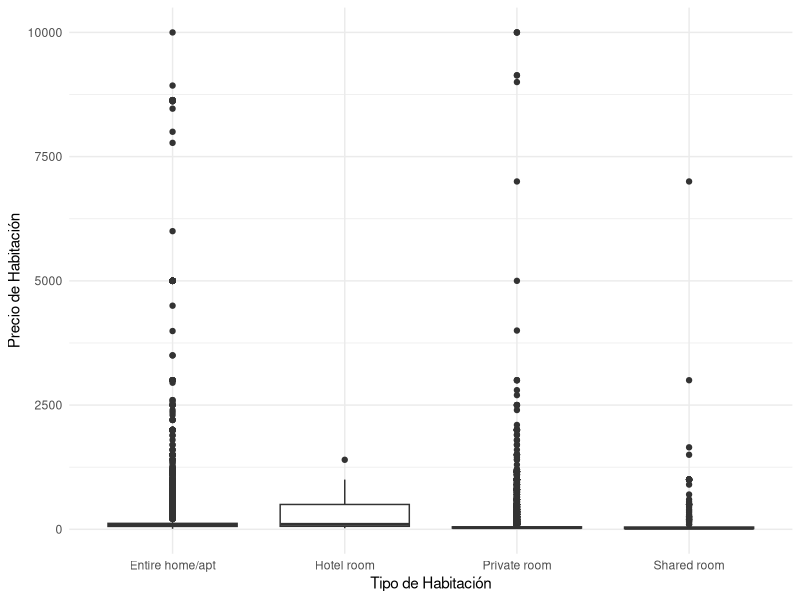
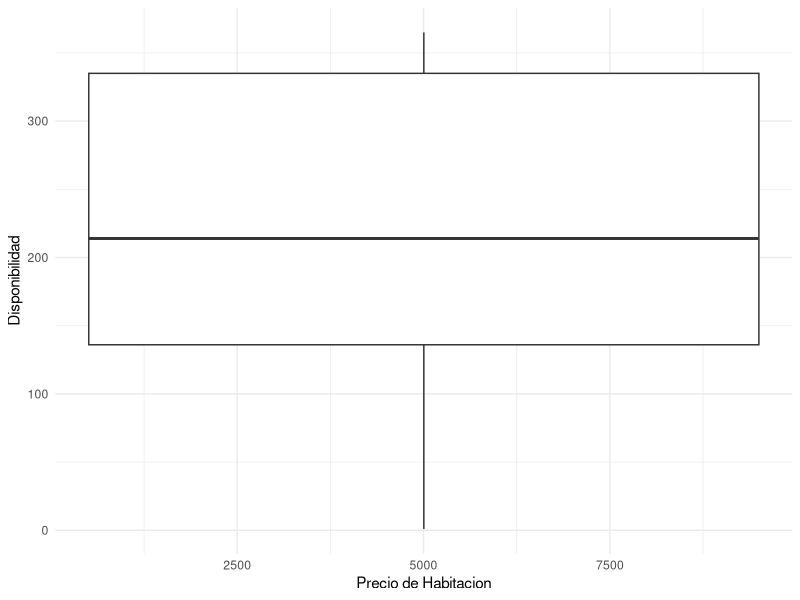
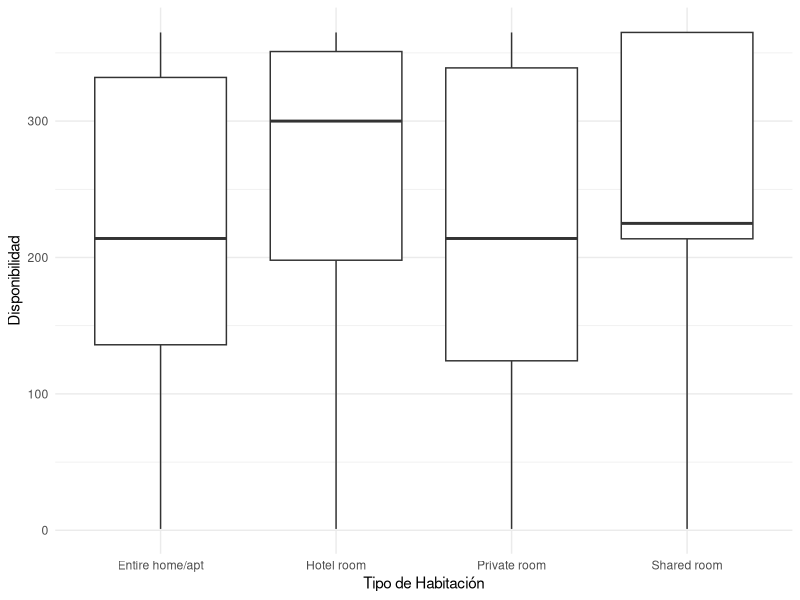
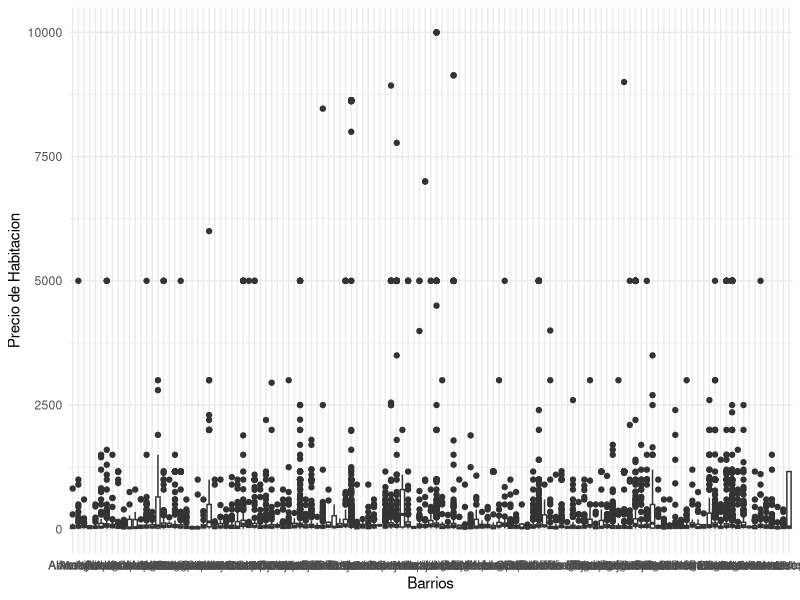
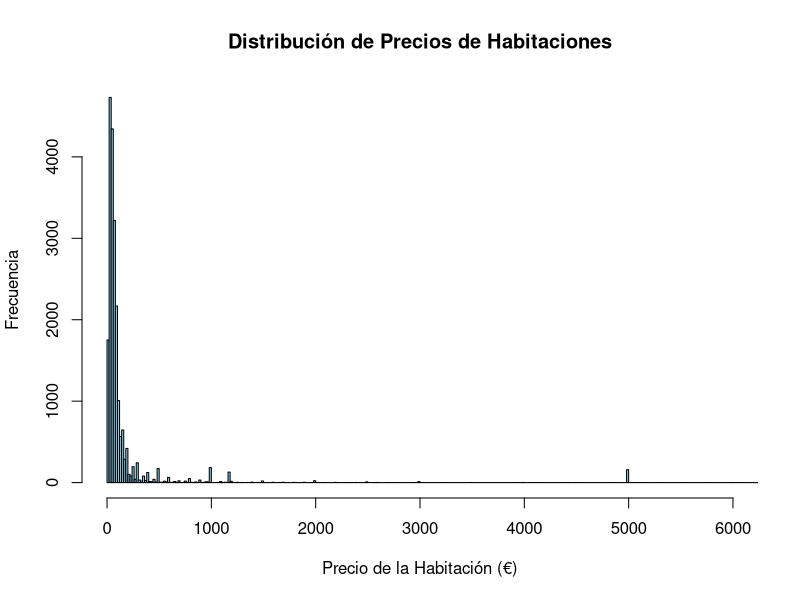
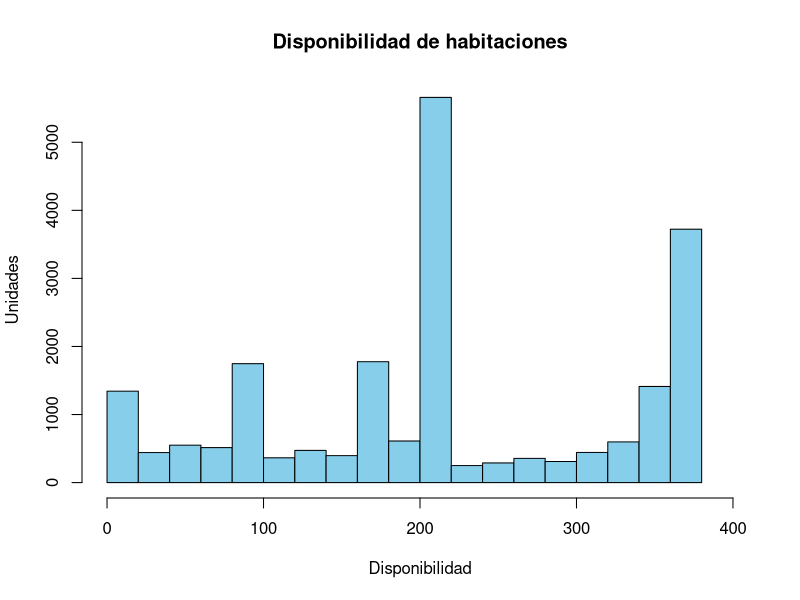

These charts were generated, in order, by the following R code:
## ---- chunk 1
library(readxl)
airbnb <- read_excel("air-bnb-listings 2.xlsx", na = "")

## ---- chunk 2
airbnb[airbnb == 0] <- NA
## ---- chunk 3
numeric_cols <- sapply(airbnb, is.numeric)
## ---- chunk 4
airbnb[ , numeric_cols] <- lapply(airbnb[ , numeric_cols], function(x) {
  		ifelse(is.na(x), mean(x, na.rm = TRUE), x)
	})
## ---- chunk 5
outliers <- boxplot.stats(airbnb$`Room Price`)$out
## ---- chunk 6
outliers
## ---- chunk 7
outliers <- boxplot.stats(airbnb$`Minimum nights`)$out
## ---- chunk 8
outliers
## ---- chunk 9
library(ggplot2)
ggplot(airbnb, aes(x = `Room type`, y = `Room Price`)) +
  geom_boxplot() +
  labs(x = "Tipo de Habitación", y = "Precio de Habitación") +
  theme_minimal()
## ---- chunk 10
library(ggplot2)
ggplot(airbnb, aes(x = `Room Price`, y = `Availibility`)) +
  geom_boxplot() +
  labs(x = "Precio de Habitacion", y = "Disponibilidad") +
  theme_minimal()
## ---- chunk 11
library(ggplot2)
ggplot(airbnb, aes(x = `Room type`, y = `Availibility`)) +
  geom_boxplot() +
  labs(x = "Tipo de Habitación", y = "Disponibilidad") +
  theme_minimal()
## ---- chunk 12
library(ggplot2)
ggplot(airbnb, aes(x = `Neighbourhood`, y = `Room Price`)) +
  geom_boxplot() +
  labs(x = "Barrios", y = "Precio de Habitacion") +
  theme_minimal()
## ---- chunk 13
hist(airbnb$`Room Price`,
     main = "Distribución de Precios de Habitaciones",
     xlab = "Precio de la Habitación (€)",
     ylab = "Frecuencia",
     col = "skyblue",
     border = "black",
     xlim = c(0, 6000),
     breaks = 500
)
## ---- chunk 14
hist(airbnb$`Availibility`,
     main = "Disponibilidad de habitaciones",
     xlab = "Disponibilidad",
     ylab = "Unidades",
     col = "skyblue",
     border = "black",
     xlim = c(0, 400),
     breaks = 20
)
